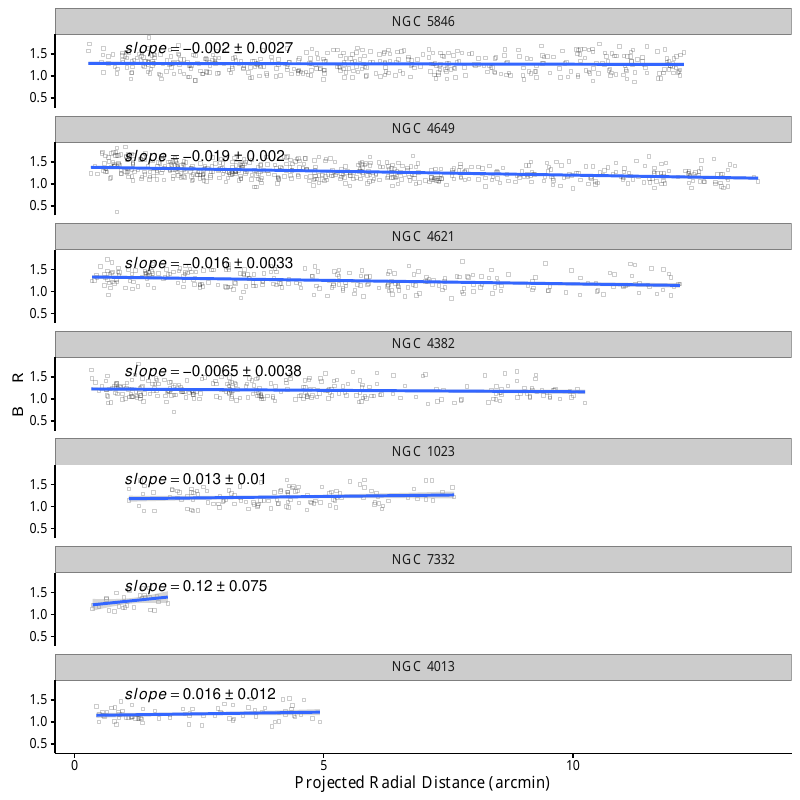

This figure's R source:
library(Cairo)
library(ggplot2)
library(ggthemes)
library(scales)
library(grid)
library(gridExtra)
library(extrafont)
require(plyr)
parseGccs <- function(datapath, galaxy){
  cnames1 <- c("phot_id","bx","by","amb","bi","bi_err","vx","vy","amv","vi","vi_err","rx","ry","amr","ri","ri_err","vmag","bmv","vmr","raddist")

  cnames2 <- c("phot_id","bx","by","amb","bi","bi_err","vx","vy","amv","vi","vi_err","rx","ry","amr","ri","ri_err","vmag","bmv","vmr")

  gccdata <- tryCatch({
      read.table(datapath, col.names=cnames1)
    },
    warning = function(w){
      print()
    },
    error = function(err){
      return(read.table(datapath, col.names=cnames2))
    }
  )
  gccdata$bmr <- gccdata$bmv + gccdata$vmr
  gccdata$galname <- galaxy
  return(data.frame(bmr = gccdata$bmr, raddist = gccdata$raddist, galname= gccdata$galname))
}

parseGccs_simple <- function(datapath, galaxy){
  cnames1 <- c("bmr","raddist")
  gccdata <- read.table(datapath, col.names=cnames1)
  gccdata$galname <- galaxy
  return(gccdata)
}


lm_eqn <- function(df){
    m = lm(y ~ x, df);
    print(summary(m))
    eq <- substitute(italic(slope) == a~"±"~b, 
         list(a = format(coef(m)[2], digits = 2), 
              b = format(summary(m)$coefficients['x',"Std. Error"], digits = 2)))
    as.character(as.expression(eq));                 
}

plotColorGradient <- function(gccs){
  gccs <- subset(gccs, bmr < 1.9)
  gccs$x <- gccs$raddist
  gccs$y <- gccs$bmr
  eq <- ddply(gccs,.(galname),lm_eqn)
  g <- ggplot(gccs, aes(raddist,bmr)) + 
    geom_point(size=1, shape=22, alpha=0.2, color="black") +
    geom_smooth(method=lm) +
    geom_text(data=eq,aes(x = 1, y = 1.6,label=V1), parse = TRUE, inherit.aes=FALSE, hjust=0) +
    facet_wrap(~galname,nrow=7) +
    theme_bw() + 
    theme(text=element_text(family="CM Roman")) +
    theme(panel.border = element_blank(),
          panel.grid.major = element_blank(), 
          panel.grid.minor = element_blank(), 
          axis.line = element_line(colour = "black")) +
    # annotate("text", x = Inf, y = Inf, label = galname, size = 5, family="CM Roman",hjust = 1, vjust = 1) +
    ylab("B - R") + 
    xlab("Projected Radial Distance (arcmin)")
}

galname <- "NGC 5846"
datapath <- "~/gcc/n5846/gcfinder2/gc_cand_calib.90.out"
gccs <- parseGccs(datapath, galname)
#g1 <- plotColorGradient(gccs, galname)


galname <- "NGC 4649"
datapath <- "~/gcc/n4649/gcfinder2.n4649/gc_cand_calib.90.out"
gccs <- rbind(gccs, parseGccs(datapath, galname))
#g2 <- plotColorGradient(gccs, galname)

galname <- "NGC 4621"
datapath <- "~/gcc/n4649/gcfinder2.n4621/gc_cand_calib.90.out"
gccs <- rbind(gccs, parseGccs(datapath, galname))
#g3 <- plotColorGradient(gccs, galname)

galname <- "NGC 4382"
datapath <- "~/gcc/n4382/gcfinder2/gc_cand_calib.90.out"
gccs <- rbind(gccs, parseGccs(datapath, galname))
#g4 <- plotColorGradient(gccs, galname)

galname <- "NGC 1023"
datapath <- "~/gcc/n1023/gc_cand_calib.90.out"
gccs <- rbind(gccs, parseGccs(datapath, galname))

galname <- "NGC 7332"
datapath <- "~/gcc/n7332/gcc90.dat"
gccs <- rbind(gccs, parseGccs_simple(datapath, galname))

galname <- "NGC 4013"
datapath <- "~/gcc/n4013/gc_cand_calib.after_cut.90_percent_sample"
gccs <- rbind(gccs, parseGccs(datapath, galname))


#output to pdf
gplot <- plotColorGradient(gccs)
ggsave("color_gradient.pdf", gplot, width=8, height=8)
